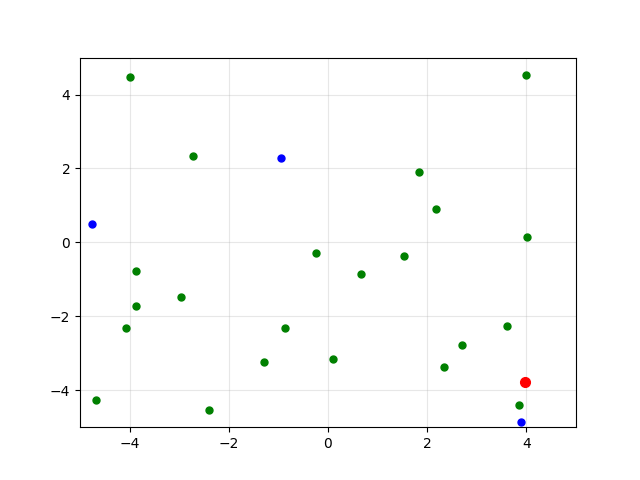

Write Python code to recreate this figure.
import matplotlib.pyplot as plt
import numpy as np
import random
from matplotlib.animation import FuncAnimation

fig, ax = plt.subplots()
ax.set_xlim(-5, 5)  
ax.set_ylim(-5, 5) 
ax.grid(True, alpha=0.3)

k_1 = random.randint(10, 25)
k_2 = random.randint(2,5)
frames = 200

# Зеленые точки
points_g = [] 
points_data_g = [] 
speeds_g = []

for i in range(k_1):
    x_g = random.uniform(-5, 5)
    y_g = random.uniform(-5, 5)
    speed = random.uniform(0.5, 1.5)
    points_data_g.append([x_g, y_g])
    
    angle_g = random.uniform(0, 2*np.pi)
    vx_g = speed * np.cos(angle_g)
    vy_g = speed * np.sin(angle_g)
    speeds_g.append([vx_g, vy_g])
    
    point, = ax.plot([x_g], [y_g], 'o', color='green', markersize=5)
    points_g.append(point)

# Синие точки
points_b = [] 
points_data_b = [] 
speeds_b = []

for i in range(k_2):
    x_b = random.uniform(-5, 5)
    y_b = random.uniform(-5, 5)
    speed = random.uniform(0.5, 1.5)
    points_data_b.append([x_b, y_b])
    
    angle_b = random.uniform(0, 2*np.pi)
    vx_b = speed * np.cos(angle_b)
    vy_b = speed * np.sin(angle_b)
    speeds_b.append([vx_b, vy_b])
    
    point, = ax.plot([x_b], [y_b], 'o', color='blue', markersize=5)
    points_b.append(point)

# Красная точка (вирус)
points_r = [] 
points_data_r = [] 
speeds_r = []

for i in range(1):
    x_r = random.uniform(-5, 5)
    y_r = random.uniform(-5, 5)
    speed = random.uniform(0.5, 1.5)
    points_data_r.append([x_r, y_r])
    
    angle_r = random.uniform(0, 2*np.pi)
    vx_r = speed * np.cos(angle_r)
    vy_r = speed * np.sin(angle_r)
    speeds_r.append([vx_r, vy_r])
    
    point, = ax.plot([x_r], [y_r], 'o', color='red', markersize=7)
    points_r.append(point)

# # Единая функция обновления
# def update(frame):
#     # Обновление зеленых точек
#     for i, point in enumerate(points_g):
#         x_g, y_g = points_data_g[i]
#         vx_g, vy_g = speeds_g[i]
        
#         x_new = x_g + vx_g * 0.1  
#         y_new = y_g + vy_g * 0.1
        
#         if abs(x_new) >= 5:
#             vx_g = -vx_g
#             speeds_g[i][0] = vx_g
#             x_new = x_g + vx_g * 0.1
            
#         if abs(y_new) >= 5:
#             vy_g = -vy_g
#             speeds_g[i][1] = vy_g
#             y_new = y_g + vy_g * 0.1
        
#         points_data_g[i] = [x_new, y_new]
#         point.set_data([x_new], [y_new])
    
#     # Обновление синих точек
#     for i, point in enumerate(points_b):
#         x_b, y_b = points_data_b[i]
#         vx_b, vy_b = speeds_b[i]
        
#         x_new = x_b + vx_b * 0.1
#         y_new = y_b + vy_b * 0.1
        
#         if abs(x_new) >= 5:
#             vx_b = -vx_b
#             speeds_b[i][0] = vx_b
#             x_new = x_b + vx_b * 0.1
            
#         if abs(y_new) >= 5:
#             vy_b = -vy_b
#             speeds_b[i][1] = vy_b
#             y_new = y_b + vy_b * 0.1
        
#         points_data_b[i] = [x_new, y_new]
#         point.set_data([x_new], [y_new])
    
#     # Обновление красной точки
#     if points_r: 
#         point = points_r[0]
#         x_r, y_r = points_data_r[0]
#         vx_r, vy_r = speeds_r[0]
        
#         x_new = x_r + vx_r * 0.1
#         y_new = y_r + vy_r * 0.1
        
#         if abs(x_new) >= 5:
#             vx_r = -vx_r
#             speeds_r[0][0] = vx_r
#             x_new = x_r + vx_r * 0.1
            
#         if abs(y_new) >= 5:
#             vy_r = -vy_r
#             speeds_r[0][1] = vy_r
#             y_new = y_r + vy_r * 0.1
        
#         points_data_r[0] = [x_new, y_new]
#         point.set_data([x_new], [y_new])
    
#     # Возвращаем все обновленные точки
#     return points_g + points_b + points_r

# Исправленный вызов FuncAnimation
# anim = FuncAnimation(fig, update, frames=frames, interval=50, blit=True)
# anim.save('virus_2.gif')
plt.savefig('pr.png')
plt.show()
